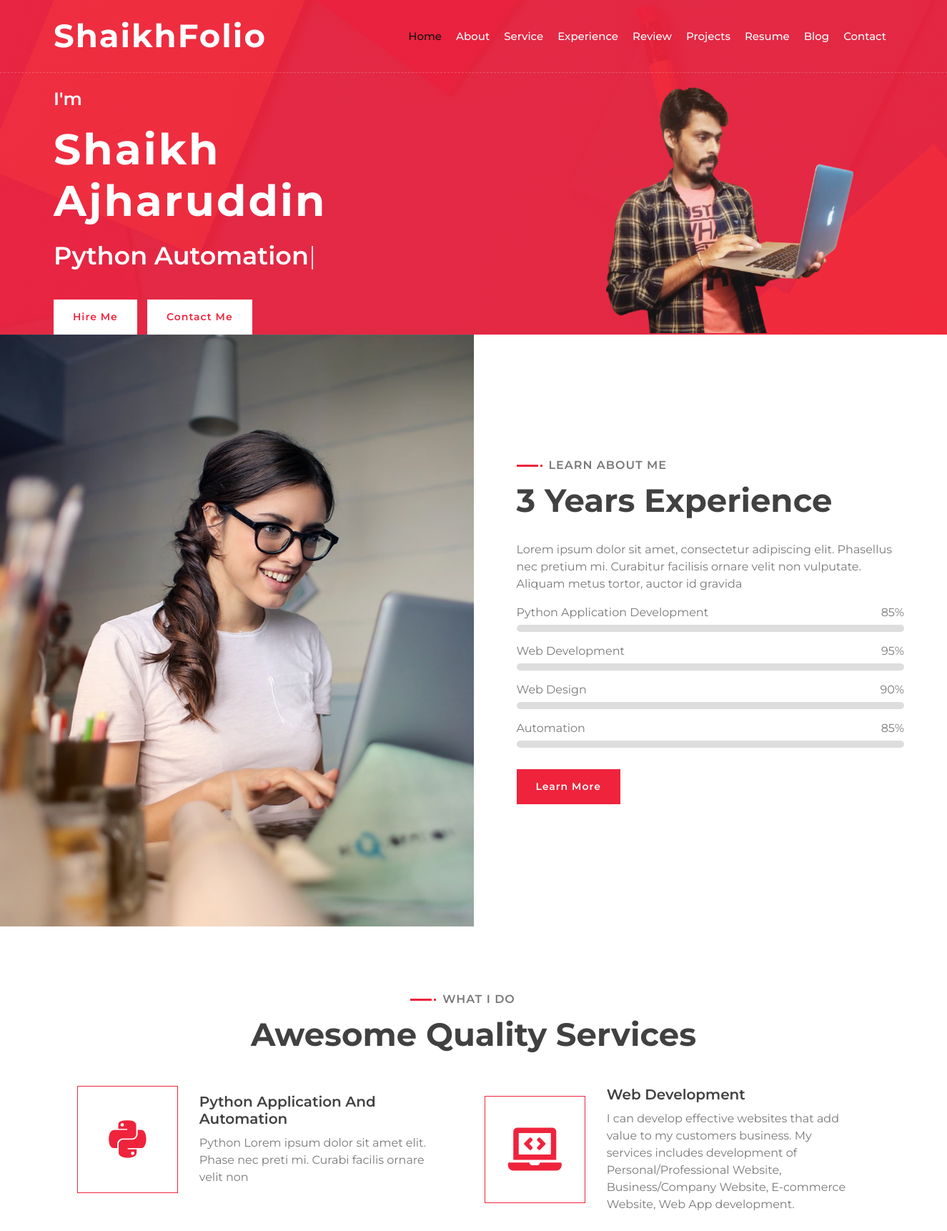
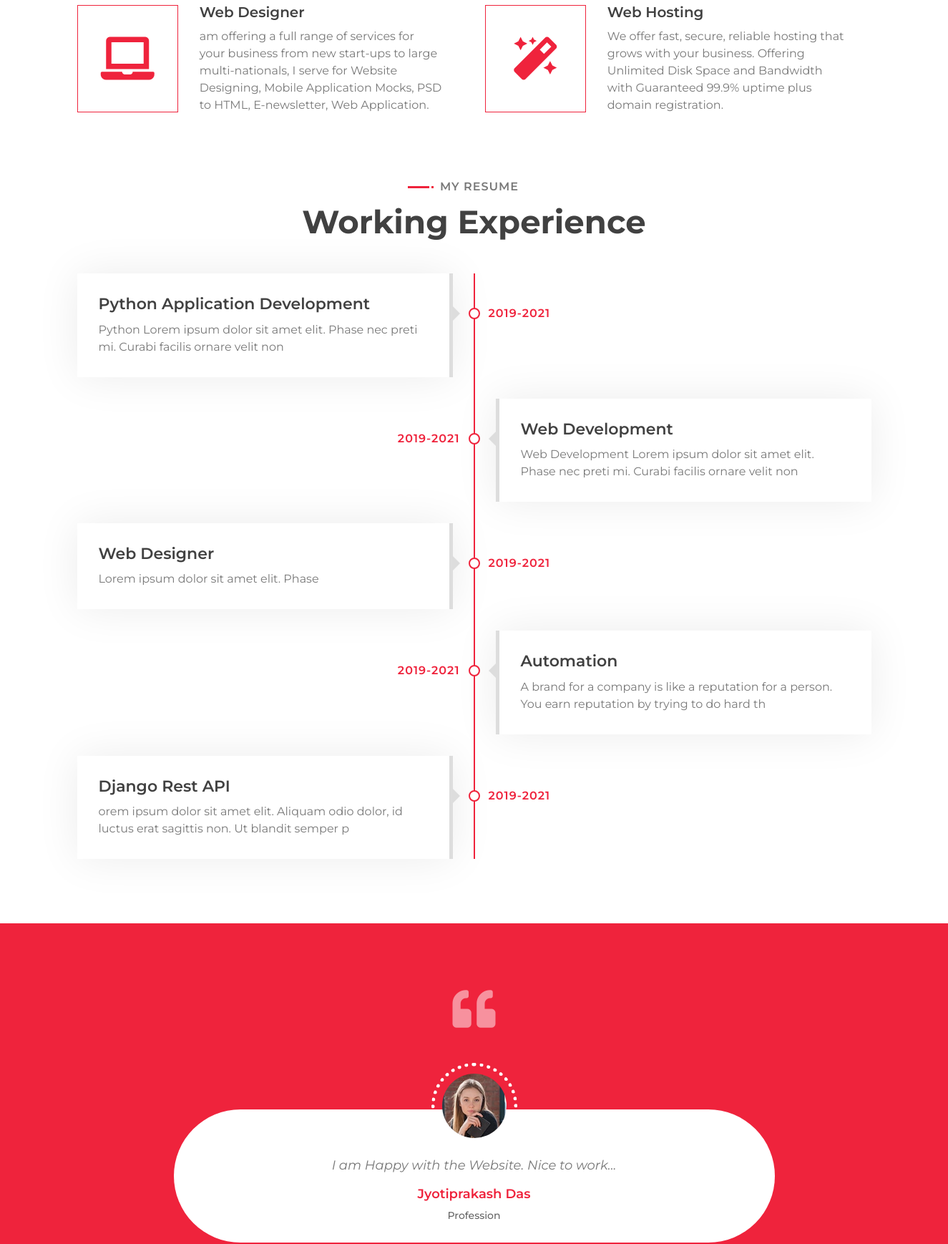
The page / (upper part) on the database its author committed (2 pictures, top to bottom).
### technology/models.py (models this page shows, shortened)
class Technology(models.Model):
    images=models.CharField(max_length=50)
    tachnology=models.CharField(max_length=50)
    description=models.CharField(max_length=500)

class ResumeTech(models.Model):
    images=models.CharField(max_length=50)
    tachnology=models.CharField(max_length=50)
    title=models.CharField(max_length=100)
    side_show=models.CharField(max_length=5)
    working_timeline=models.CharField(max_length=20)

class Review(models.Model):
    customer_name=models.CharField(max_length=50)
    description=models.CharField(max_length=50)
    images=models.ImageField(upload_to='projects/photo/')
    profession=models.CharField(max_length=20, blank=True)

### Portfolio/views.py (the view)
# urls.py: path('', views.index,name='index'),
def index(request):
    technology=Technology.objects.all()
    resume_tech=ResumeTech.objects.all()
    projects=Project.objects.all()
    reviews=Review.objects.all()
    blogs=Blog.objects.all()
    context={
    'technology':technology,
    'resume_tech':resume_tech,
    'projects':projects,
    'reviews':reviews,
    'blogs':blogs,
    }
    return render(request,'index.html',context)

### template/index.html (shortened to what this page needs)
{% extends 'base.html'%}
{% load static%}
{% block content%}
    {% include 'includes/navbar.html'%}
        <div class="hero" id="home">
            <div class="container-fluid">
                <div class="row align-items-center">
                    <div class="col-sm-12 col-md-6">
                        <div class="hero-content">
                            <div class="hero-text">
                                <p>I'm</p>
                                <h1>Shaikh Ajharuddin</h1>
                                <h2></h2>
                            </div>
                            <div class="hero-btn">
                                <a class="btn" href="">Hire Me</a>
                                <a class="btn" href="#contact">Contact Me</a>
                            </div>
                        </div>
                    </div>
                    <div class="col-sm-12 col-md-6 d-none d-md-block">
                        <div class="hero-image">
                            <img src="{% static 'img/da.png'%}" alt="Hero Image">
                        </div>
                    </div>
                </div>
            </div>
        </div>
        <div class="about wow fadeInUp" data-wow-delay="0.1s" id="about">
            <div class="container-fluid">
                <div class="row align-items-center">
                    <div class="col-lg-6">
                        <div class="about-img">
                            <img src="{% static 'img/about.jpg'%}" alt="Image">
                        </div>
                    </div>
                    <div class="col-lg-6">
                        <div class="about-content">
                            <div class="section-header text-left">
                                <p>Learn About Me</p>
                                <h2>3 Years Experience</h2>
                            </div>
                            <div class="about-text">
                                <p>
                                    Lorem ipsum dolor sit amet, consectetur adipiscing elit. Phasellus nec pretium mi. Curabitur facilisis ornare velit non vulputate. Aliquam metus tortor, auctor id gravida
                                </p>
                            </div>
                            <div class="skills">
                                <div class="skill-name">
                                    <p>Python Application Development</p><p>85%</p>
                                </div>
                                <div class="progress">
                                </div>
                                <div class="skill-name">
                                    <p>Web Development</p><p>95%</p>
                                </div>
                                <div class="progress">
                                </div>
                                <div class="skill-name">
                                    <p>Web Design</p><p>90%</p>
                                </div>
                                <div class="progress">
                                </div>
                                <div class="skill-name">
                                    <p>Automation </p><p>85%</p>
                                </div>
                                <div class="progress">
                                </div>
                            </div>
                            <a class="btn" href="">Learn More</a>
                        </div>
                    </div>
                </div>
            </div>
        </div>
        <div class="service" id="service">
            <div class="container">
                <div class="section-header text-center wow zoomIn" data-wow-delay="0.1s">
                    <p>What I do</p>
                    <h2>Awesome Quality Services</h2>
                </div>
                <div class="row">
                  {% for item in technology%}
                    <div class="col-lg-6 wow fadeInUp" data-wow-delay="0.0s">
                        <div class="service-item">
                            <div class="service-icon">
                                <i class="{{item.images}}"></i>
                            </div>
                            <div class="service-text">
                                <h3>{{item.tachnology}}</h3>
                                <p>
                                    {{item.description}}
                                </p>
                            </div>
                        </div>
                    </div>
                  {% endfor %}
                </div>
            </div>
        </div>
        <div class="experience" id="experience">
            <div class="container">
                <header class="section-header text-center wow zoomIn" data-wow-delay="0.1s">
                    <p>My Resume</p>
                    <h2>Working Experience</h2>
                </header>
                <div class="timeline">
                  {% for item in resume_tech%}
                    <div class="timeline-item {{item.side_show}} wow slideInLeft" data-wow-delay="0.1s">
                        <div class="timeline-text">
                            <div class="timeline-date">{{item.working_timeline}}</div>
                            <h2>{{item.tachnology}}</h2>
                            <p>
                                {{item.title}}
                            </p>
                        </div>
                    </div>
                    {% endfor %}
                </div>
            </div>
        </div>
                <div class="testimonial wow fadeInUp" data-wow-delay="0.1s" id="review">
                    <div class="container">
                        <div class="testimonial-icon">
                            <i class="fa fa-quote-left"></i>
                        </div>
                        <div class="owl-carousel testimonials-carousel">
                          {% for review in reviews%}
                            <div class="testimonial-item">
                                <div class="testimonial-img">
                                    <img src="{{review.images.url}}" alt="Image">
                                </div>
                                <div class="testimonial-text">
                                    <p>
                                      {{review.description}}
                                    </p>
                                    <h3>{{review.customer_name}}</h3>
                                    <h4>{{review.profession}}</h4>
                                </div>
                            </div>
                            {% endfor %}
                        </div>
                    </div>
                </div>
<br><br>
{% endblock%}

### template/base.html (shortened to what this page needs)
<!DOCTYPE html>
{% load static%}
<html lang="en">
    <head>
        <link href="https://stackpath.bootstrapcdn.com/bootstrap/4.4.1/css/bootstrap.min.css" rel="stylesheet">
        <link href="https://cdnjs.cloudflare.com/ajax/libs/font-awesome/5.10.0/css/all.min.css" rel="stylesheet">
        <link href="{% static 'lib/animate/animate.min.css'%}" rel="stylesheet">
        <link href="{% static 'lib/owlcarousel/assets/owl.carousel.min.css'%}" rel="stylesheet">
        <link href="{% static 'lib/lightbox/css/lightbox.min.css'%}" rel="stylesheet">
        <link href="{% static 'css/style.css'%}" rel="stylesheet">
    </head>
    <body data-spy="scroll" data-target=".navbar" data-offset="51">
      {% block content%}
      {% endblock%}
    </body>
</html>

### template/includes/navbar.html (shortened to what this page needs)
{% load static%}
<div class="navbar navbar-expand-lg bg-light navbar-light">
    <div class="container-fluid">
        <a href="{% url 'index'%}" class="navbar-brand">ShaikhFolio</a>
        <div class="collapse navbar-collapse justify-content-between" id="navbarCollapse">
            <div class="navbar-nav ml-auto">
                <a href="#home" class="nav-item nav-link active">Home</a>
                <a href="#about" class="nav-item nav-link">About</a>
                <a href="#service" class="nav-item nav-link">Service</a>
                <a href="#experience" class="nav-item nav-link">Experience</a>
                <a href="#review" class="nav-item nav-link">Review</a>
                <a href="#portfolio" class="nav-item nav-link">Projects</a>
                <a href="{% static 'img/shaikh_python_developer.pdf'%}" class="nav-item nav-link">Resume</a>
                <a href="#blog" class="nav-item nav-link">Blog</a>
                <a href="#contact" class="nav-item nav-link">Contact</a>
            </div>
        </div>
    </div>
</div>

### rows shown on the page
Technology: tachnology "Python Application And Automation", description "Python Lorem ipsum dolor sit amet elit. Phase nec preti mi. Curabi facilis ornare velit non"
Technology: tachnology "Web Development", description "I can develop effective websites that add value to my customers business. My services includes development of Personal/Professional Website, Business/Company Website, E-commerce Website, Web App development."
Technology: tachnology "Web Designer", description "am offering a full range of services for your business from new start-ups to large multi-nationals, I serve for Website Designing, Mobile Application Mocks, PSD to HTML, E-newsletter, Web Application."
Technology: tachnology "Web Hosting", description "We offer fast, secure, reliable hosting that grows with your business. Offering Unlimited Disk Space and Bandwidth with Guaranteed 99.9% uptime plus domain registration."
ResumeTech: working_timeline "2019-2021", tachnology "Python Application Development", title "Python Lorem ipsum dolor sit amet elit. Phase nec preti mi. Curabi facilis ornare velit non"
ResumeTech: working_timeline "2019-2021", tachnology "Web Development", title "Web Development Lorem ipsum dolor sit amet elit. Phase nec preti mi. Curabi facilis ornare velit non"
ResumeTech: working_timeline "2019-2021", tachnology "Web Designer", title "Lorem ipsum dolor sit amet elit. Phase"
ResumeTech: working_timeline "2019-2021", tachnology "Automation", title "A brand for a company is like a reputation for a person. You earn reputation by trying to do hard th"
ResumeTech: working_timeline "2019-2021", tachnology "Django Rest API", title "orem ipsum dolor sit amet elit. Aliquam odio dolor, id luctus erat sagittis non. Ut blandit semper p"
Review: images (picture), description "I am Happy with the Website. Nice to work...", customer_name "Jyotiprakash Das", profession "Profession"
